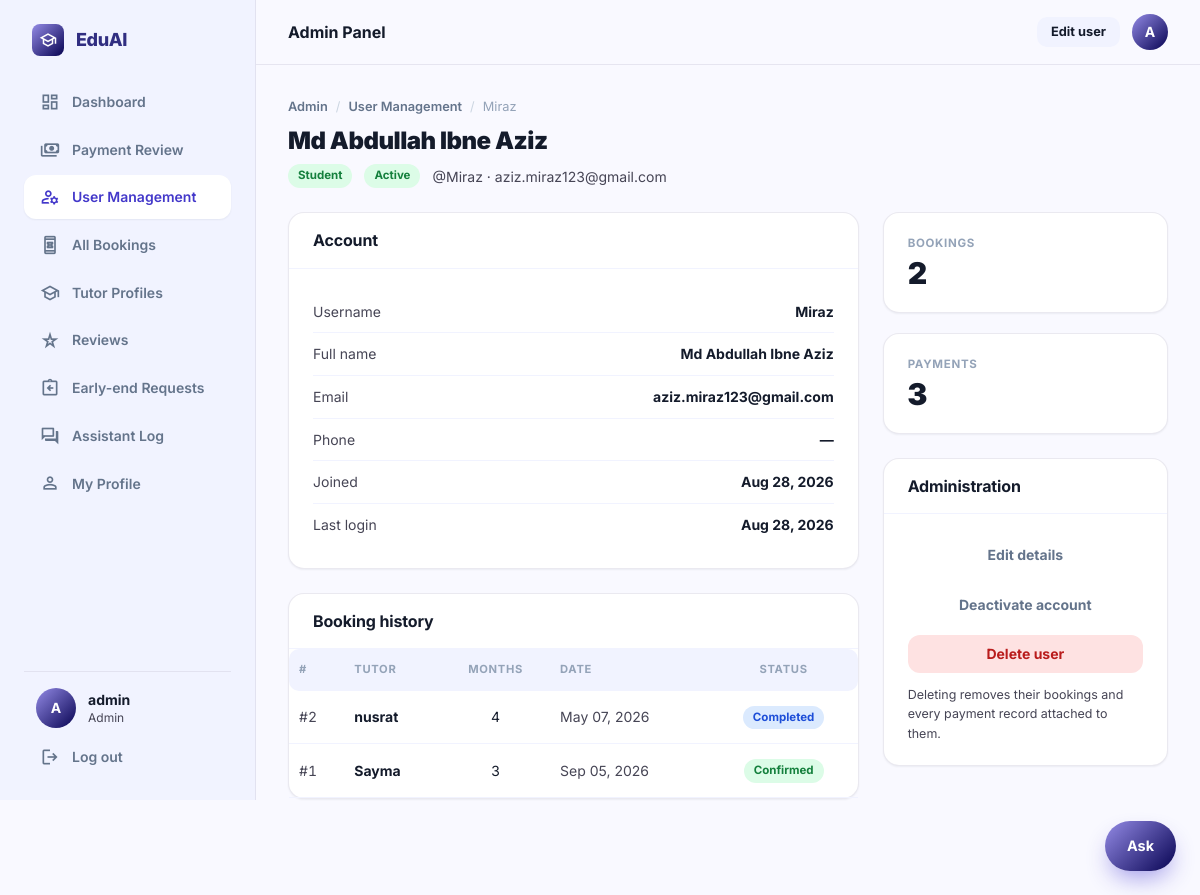
The app's page /admin-panel/users/20/ (signed in) with its own data.
### accounts/models.py (models this page shows, shortened)
class User(AbstractUser):
    ROLE_CHOICES = (
        ('student', 'Student'),
        ('tutor', 'Tutor'),
    )
    VERIFICATION_STATUS_CHOICES = (
        ('unverified', 'Not submitted'),
        ('pending', 'Pending review'),
        ('verified', 'Verified'),
        ('rejected', 'Rejected'),
    )
    role = models.CharField(max_length=10, choices=ROLE_CHOICES)
    avatar = models.ImageField(upload_to='avatars/', blank=True, null=True)
    phone = models.CharField(max_length=20, blank=True, null=True)
    education = models.CharField(max_length=150, blank=True, null=True,
                                  help_text='e.g. BSc in CSE, Dhaka University')
    id_card_number = models.CharField(max_length=40, blank=True, null=True,
                                      help_text='University ID card number')
    id_card_front = models.ImageField(upload_to='id_cards/', storage=private_storage,
                                      blank=True, null=True)
    id_card_back = models.ImageField(upload_to='id_cards/', storage=private_storage,
                                     blank=True, null=True)
    bio = models.TextField(blank=True, null=True)
    nid_number = models.CharField(max_length=30, blank=True, null=True)
    nid_image = models.ImageField(upload_to='nid_cards/', storage=private_storage,
                                  blank=True, null=True,
                                  help_text='Photo/scan of the NID — required for tutor registration')
    nid_verification_status = models.CharField(
        max_length=10, choices=VERIFICATION_STATUS_CHOICES, default='unverified',
    )

### bookings/models.py (models this page shows, shortened)
class Booking(models.Model):
    STATUS_CHOICES = (
        ('pending', 'Pending'),
        ('confirmed', 'Confirmed'),
        ('completed', 'Completed'),
        ('rejected', 'Rejected'),
        ('cancelled', 'Cancelled'),
    )
    student = models.ForeignKey(User, on_delete=models.CASCADE, related_name='student_bookings')
    tutor = models.ForeignKey(User, on_delete=models.CASCADE, related_name='tutor_bookings')
    date     = models.DateField()
    months   = models.PositiveIntegerField(default=1, validators=[MinValueValidator(1)])
    course   = models.ForeignKey(
        Course, on_delete=models.SET_NULL,
        null=True, blank=True, related_name='bookings'
    )
    status   = models.CharField(max_length=10, choices=STATUS_CHOICES, default='pending')
    agreed_monthly_rate = models.DecimalField(
        max_digits=10, decimal_places=2, null=True, blank=True,
        help_text='Monthly rate captured at booking time'
    )
    meet_link = models.URLField(blank=True, default='', help_text='Google Meet / Zoom link set by tutor')
    tutor_message = models.TextField(blank=True, default='', help_text='Message from tutor to student')
    created_at = models.DateTimeField(auto_now_add=True)
    updated_at = models.DateTimeField(auto_now=True)
    class Meta:
        ordering = ['-created_at']

### quick_tutor/admin_views.py (the view)
        def wrapper(request, *args, **kwargs):
            if not request.user.is_authenticated:
                return redirect('login')
            if not test(request.user):
                messages.error(request, denial)
                return redirect('home')
            return view_fn(request, *args, **kwargs)

### chatbot/context_processors.py (called while the page is built)
def assistant(request):
    return {'chat_starters': json.dumps(list(_starters(request.user)))}

### chatbot/views.py (called while the page is built, shortened)
def _starters(user):
    if not user.is_authenticated:
        return ('How much does a tutor cost?',
                'How do I book a tutor?',
                'How do refunds work?',
                'How do I become a tutor?')
    if user.is_staff or user.is_superuser:
        return ('What needs reviewing?',
                'How many payments are waiting?',
                'How much is owed in refunds?')

### quick_tutor/admin_views.py (called while the page is built)
def _gate(test, denial):
    def decorator(view_fn):
        def wrapper(request, *args, **kwargs):
            if not request.user.is_authenticated:
                return redirect('login')
            if not test(request.user):
                messages.error(request, denial)
                return redirect('home')
            return view_fn(request, *args, **kwargs)
        wrapper.__name__ = view_fn.__name__
        wrapper.__doc__ = view_fn.__doc__
        return wrapper
    return decorator

@staff_required
def admin_user_detail(request, pk):
    user = get_object_or_404(User, pk=pk)
    bookings = []
    if user.role == 'student':
        bookings = Booking.objects.filter(student=user).select_related('tutor').order_by('-created_at')
    elif user.role == 'tutor':
        bookings = Booking.objects.filter(tutor=user).select_related('student').order_by('-created_at')
    payments = Payment.objects.filter(booking__in=bookings).order_by('-created_at')
    context = {'target_user': user, 'bookings': bookings, 'payments': payments}
    return render(request, 'admin_panel/user_detail.html', context)

### quick_tutor/templatetags/assets.py (called while the page is built)
def _version(path):
    try:
        absolute = finders.find(path)
        if absolute and os.path.exists(absolute):
            return str(int(os.path.getmtime(absolute)))
    except Exception:                      # pragma: no cover - never break a page
        pass
    return ''

@register.simple_tag
def static_v(path):
    url = static(path)
    if settings.DEBUG:
        stamp = _version(path)
    else:
        if path not in _versions:
            _versions[path] = _version(path)
        stamp = _versions[path]
    return f'{url}?v={stamp}' if stamp else url

### templates/admin_panel/user_detail.html (shortened to what this page needs)
{% extends 'base/luminary_base.html' %}
{% block page_title %}{{ target_user.get_full_name|default:target_user.username }}{% endblock %}
{% block nav_admin_users %}is-active{% endblock %}
{% block breadcrumbs %}
<nav class="crumbs" aria-label="Breadcrumb">
  <a href="/dashboard/">Admin</a> <span aria-hidden="true">/</span>
  <a href="/admin-panel/users/">User Management</a> <span aria-hidden="true">/</span>
  <span>{{ target_user.username }}</span>
</nav>
{% endblock %}
{% block page_subtitle %}
<div class="row" style="margin-top:10px">
  <span class="pill {% if target_user.role == 'tutor' %}pill--confirmed{% else %}pill--approved{% endif %}">{{ target_user.role|capfirst|default:"Staff" }}</span>
  <span class="pill {% if target_user.is_active %}pill--approved{% else %}pill--rejected{% endif %}">{% if target_user.is_active %}Active{% else %}Inactive{% endif %}</span>
  <span class="small muted">@{{ target_user.username }} · {{ target_user.email|default:"no email" }}</span>
</div>
{% endblock %}
{% block topbar_action %}
{% if user.is_superuser %}
<a href="/admin-panel/users/{{ target_user.id }}/edit/" class="btn btn--secondary btn--sm">Edit user</a>
{% endif %}
{% endblock %}
{% block content %}
<div class="grid grid--detail">
  <div class="stack">
    <section class="card">
      <div class="card__head"><h3>Account</h3></div>
      <div class="card__body">
        <dl class="deflist">
          <dt>Username</dt><dd>{{ target_user.username }}</dd>
          <dt>Full name</dt><dd>{{ target_user.get_full_name|default:"—" }}</dd>
          <dt>Email</dt><dd>{{ target_user.email|default:"—" }}</dd>
          <dt>Phone</dt><dd>{{ target_user.phone|default:"—" }}</dd>
          <dt>Joined</dt><dd>{{ target_user.date_joined|date:"M d, Y" }}</dd>
          <dt>Last login</dt><dd>{{ target_user.last_login|date:"M d, Y"|default:"Never" }}</dd>
        </dl>
      </div>
    </section>
    {% if bookings %}
    <section class="card">
      <div class="card__head"><h3>Booking history</h3></div>
      <div class="tablewrap">
        <table class="data">
          <thead><tr><th>#</th><th>{% if target_user.role == 'student' %}Tutor{% else %}Student{% endif %}</th>
            <th class="center">Months</th><th>Date</th><th class="center">Status</th></tr></thead>
          <tbody>
            {% for b in bookings %}
            <tr>
              <td class="muted num">#{{ b.id }}</td>
              <td class="strong">{% if target_user.role == 'student' %}{{ b.tutor.username }}{% else %}{{ b.student.username }}{% endif %}</td>
              <td class="center num">{{ b.months }}</td>
              <td class="small muted nowrap">{{ b.date|date:"M d, Y" }}</td>
              <td class="center"><span class="pill pill--{{ b.status }}">{{ b.get_status_display }}</span></td>
            </tr>
            {% endfor %}
          </tbody>
        </table>
      </div>
    </section>
    {% endif %}
  </div>
  <aside class="stack">
    <div class="grid grid--stats" style="grid-template-columns:1fr">
      <div class="stat stat--blue"><div class="stat__label">Bookings</div><div class="stat__value">{{ bookings|length }}</div></div>
      <div class="stat stat--green"><div class="stat__label">Payments</div><div class="stat__value">{{ payments|length }}</div></div>
    </div>
    {% if user.is_superuser %}
    <div class="card">
      <div class="card__head"><h3>Administration</h3></div>
      <div class="card__body stack-s">
        <a href="/admin-panel/users/{{ target_user.id }}/edit/" class="btn btn--quiet btn--block">Edit details</a>
        <form method="POST" action="/admin-panel/users/{{ target_user.id }}/toggle/">
          <button type="submit" class="btn btn--quiet btn--block">
            {% if target_user.is_active %}Deactivate account{% else %}Activate account{% endif %}
          </button>
        </form>
        <a href="/admin-panel/users/{{ target_user.id }}/delete/" class="btn btn--danger btn--block">Delete user</a>
        <p class="xsmall muted">Deleting removes their bookings and every payment record attached to them.</p>
      </div>
    </div>
    {% endif %}
  </aside>
</div>
{% endblock %}

### templates/base/luminary_base.html (shortened to what this page needs)
<!DOCTYPE html>
{% load static %}
{% load assets %}
<html lang="en">
<head>
<link rel="stylesheet" href="{% static_v 'css/eduai.css' %}"/>
</head>
<body>
<div class="app">
<aside class="sidebar">
  <a href="/" class="brand">
    <span class="brand__tile"><span class="ms" aria-hidden="true">school</span></span>
    EduAI
  </a>
  <nav class="sidenav" aria-label="Main">
    {% if user.is_authenticated %}
    <a href="/dashboard/" class="{% block nav_dashboard %}{% endblock %}"><span class="ms" aria-hidden="true">dashboard</span> Dashboard</a>
    {% endif %}
    {% if not user.is_authenticated %}
    <a href="/"><span class="ms" aria-hidden="true">home</span> Home</a>
    <a href="/tutors/" class="{% block nav_browse %}{% endblock %}"><span class="ms" aria-hidden="true">search</span> Find Tutors</a>
    <a href="/reviews/" class="{% block nav_reviews %}{% endblock %}"><span class="ms" aria-hidden="true">star_rate</span> Student Reviews</a>
    {% elif user.is_superuser or user.is_staff %}
    <a href="/payments/manage/" class="{% block nav_pay_admin %}{% endblock %}"><span class="ms" aria-hidden="true">payments</span> Payment Review</a>
    <a href="/admin-panel/users/" class="{% block nav_admin_users %}{% endblock %}"><span class="ms" aria-hidden="true">manage_accounts</span> User Management</a>
    <a href="/admin-panel/bookings/" class="{% block nav_all_bookings %}{% endblock %}"><span class="ms" aria-hidden="true">book_online</span> All Bookings</a>
    <a href="/admin-panel/tutors/" class="{% block nav_admin_tutors %}{% endblock %}"><span class="ms" aria-hidden="true">school</span> Tutor Profiles</a>
    <a href="/admin-panel/reviews/" class="{% block nav_admin_reviews %}{% endblock %}"><span class="ms" aria-hidden="true">star_rate</span> Reviews</a>
    <a href="/admin-panel/requests/" class="{% block nav_admin_requests %}{% endblock %}"><span class="ms" aria-hidden="true">assignment_return</span> Early-end Requests</a>
    <a href="/admin-panel/chat/" class="{% block nav_admin_chat %}{% endblock %}"><span class="ms" aria-hidden="true">forum</span> Assistant Log</a>
    {% endif %}
    {% if user.is_authenticated %}
    <a href="/accounts/profile/" class="{% block nav_profile %}{% endblock %}"><span class="ms" aria-hidden="true">person</span> My Profile</a>
    {% endif %}
  </nav>
  <div class="sidebar__foot">
    {% if user.is_authenticated %}
    <div class="sidebar__user">
      {% if user.avatar %}
        <img src="{{ user.avatar.url }}" alt="" class="avatar" style="width:40px;height:40px;border-radius:9999px">
      {% else %}
        <span class="avatar" style="width:40px;height:40px;border-radius:9999px">{{ user.username|upper|first }}</span>
      {% endif %}
      <div style="min-width:0">
        <p class="sidebar__name">{{ user.get_full_name|default:user.username }}</p>
        <p class="sidebar__role">{% if user.is_superuser or user.is_staff %}Admin{% else %}{{ user.role }}{% endif %}</p>
      </div>
    </div>
    <a href="/accounts/logout/" class="sidebar__logout"><span class="ms" aria-hidden="true">logout</span> Log out</a>
    {% else %}
    <a href="/accounts/register/" class="btn btn--primary btn--block">Join for free</a>
    <a href="/accounts/login/" class="btn btn--secondary btn--block">Log in</a>
    {% endif %}
  </div>
</aside>
<div class="app__main">
  <header class="appbar">
    <p class="appbar__title">{% block appbar_title %}{% if user.is_superuser or user.is_staff %}Admin Panel{% elif user.role == 'student' %}Student Portal{% elif user.role == 'tutor' %}Tutor Portal{% else %}EduAI{% endif %}{% endblock %}</p>
    <div class="appbar__right">
      {% block topbar_action %}{% endblock %}
      {% if user.is_authenticated %}
      <a href="/accounts/profile/" title="{{ user.username }}">
        {% if user.avatar %}
          <img src="{{ user.avatar.url }}" alt="{{ user.username }}" class="avatar"/>
        {% else %}
          <span class="avatar">{{ user.username|upper|first }}</span>
        {% endif %}
      </a>
      {% else %}
      <div class="appbar__guest">
        <a href="/accounts/login/" class="btn btn--quiet btn--sm">Log in</a>
        <a href="/accounts/register/" class="btn btn--primary btn--sm">Join</a>
      </div>
      {% endif %}
    </div>
  </header>
  {% block pagehead %}
  <div class="pagehead">
    <div class="container">
      {% block breadcrumbs %}{% endblock %}
      <div class="pagehead__title">
        <h1>{% block page_title %}EduAI{% endblock %}</h1>
      </div>
      {% block page_subtitle %}{% endblock %}
    </div>
  </div>
  {% endblock %}
  {% block main %}
  <main class="page">
    <div class="container">
      {% block content %}{% endblock %}
    </div>
  </main>
  {% endblock %}
</div>
</div>
{% include 'chatbot/widget.html' %}
</body>
</html>

### records on screen
User: username|first "A", get_full_name "admin"
User: username "Miraz", get_full_name "Md Abdullah Ibne Aziz", role "Student", email "aziz.miraz123@gmail.com", phone "—", date_joined "Aug 28, 2026", last_login "Aug 28, 2026"
Booking: id "2", tutor.username "nusrat", months "4", date "May 07, 2026", status "Completed"
Booking: id "1", tutor.username "Sayma", months "3", date "Sep 05, 2026", status "Confirmed"

### other values on screen
{{ bookings|length }} "2"
{{ payments|length }} "3"
